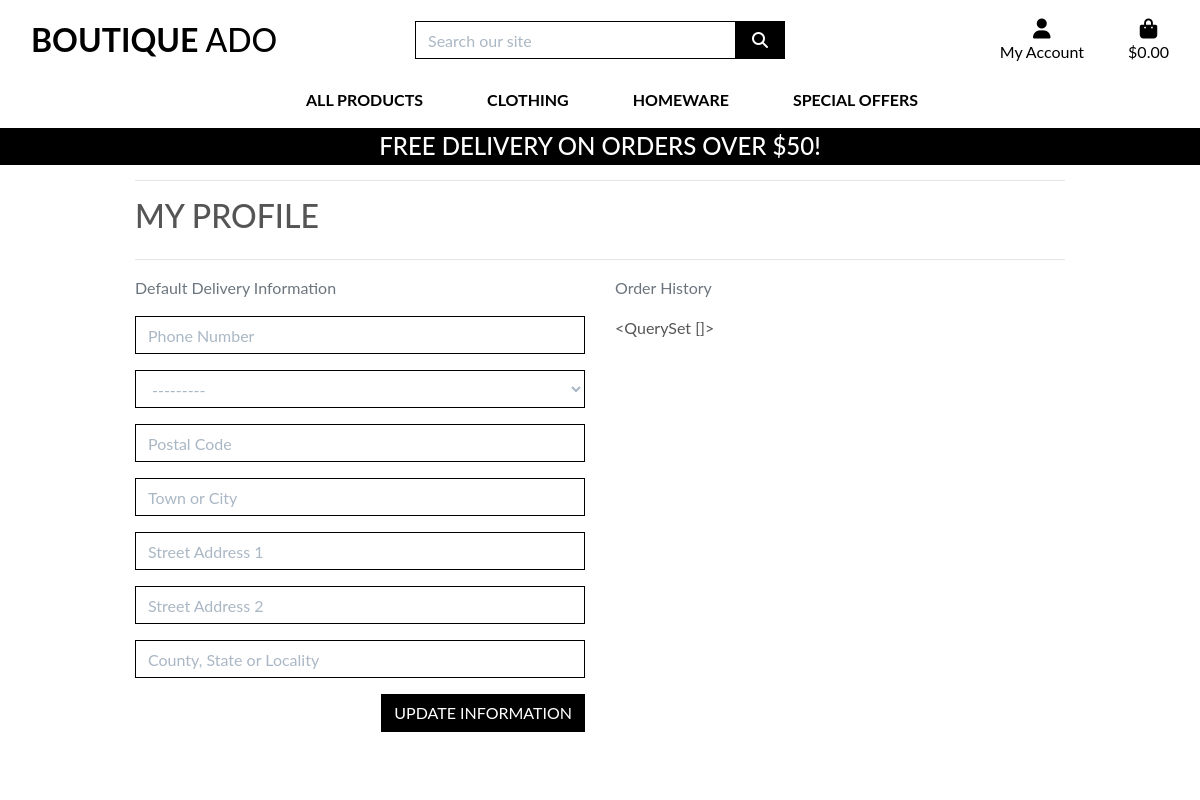
The page /profile/ (signed in) on the database as committed earlier.
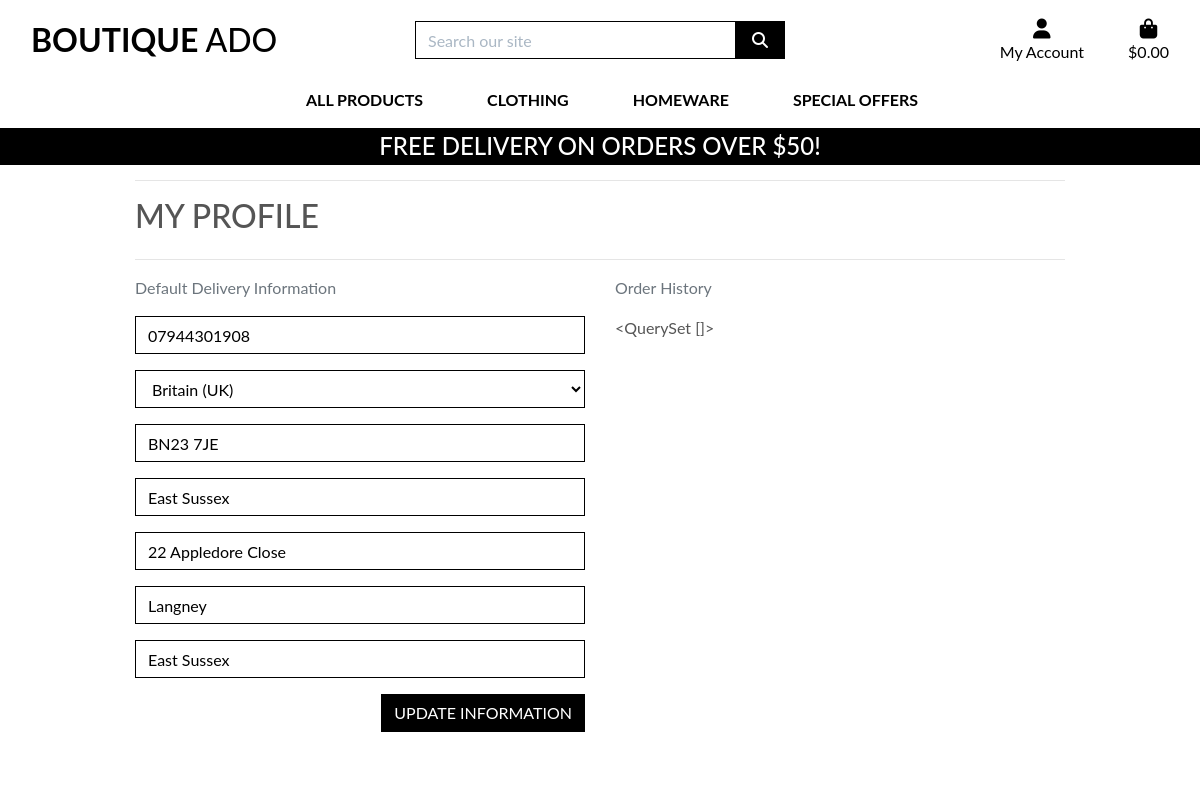
The same page on the database as committed later.
### profiles/models.py (models this page shows, shortened)
class UserProfile(models.Model):
    user = models.OneToOneField(User, on_delete=models.CASCADE)
    default_phone_number = models.CharField(max_length=20, null=True, blank=True)
    default_country = CountryField(blank_label='Country *', null=True, blank=True)
    default_postcode = models.CharField(max_length=20, null=True, blank=True)
    default_town_or_city = models.CharField(max_length=40, null=True, blank=True)
    default_street_address1 = models.CharField(max_length=80, null=True, blank=True)
    default_street_address2 = models.CharField(max_length=80, null=True, blank=True)
    default_county = models.CharField(max_length=80, null=True, blank=True)

### profiles/views.py (the view)
# urls.py: path('profile/', include('profiles.urls')),
def profile(request):
    profile = get_object_or_404(UserProfile, user=request.user)
    if request.method == 'POST':
        form = UserProfileForm(request.POST, instance=profile)
        if form.is_valid():
            form.save()
            messages.success(request, 'Profile updated successfully')
    form = UserProfileForm(instance=profile)
    orders = profile.orders.all()
    template = 'profiles/profile.html'
    context = {
        'form': form,
        'orders': orders,
        'on_profile_page': True
    }
    return render(request, template, context)

### profiles/forms.py
class UserProfileForm(forms.ModelForm):
    class Meta:
        model = UserProfile
        exclude = ('user',)
    def __init__(self, *args, **kwargs):
        super().__init__(*args, **kwargs)
        placeholders = {
            'default_phone_number': 'Phone Number',
            'default_postcode': 'Postal Code',
            'default_town_or_city': 'Town or City',
            'default_street_address1': 'Street Address 1',
            'default_street_address2': 'Street Address 2',
            'default_county': 'County, State or Locality',
        }
        self.fields['default_phone_number'].widget.attrs['autofocus'] = True
        for field in self.fields:
            if field != 'default_country':
                if self.fields[field].required:
                    placeholder = f'{placeholders[field]} *'
                else:
                    placeholder = placeholders[field]
                self.fields[field].widget.attrs['placeholder'] = placeholder
            self.fields[field].widget.attrs['class'] = 'border-black rounded-0 profile-form-input'
            self.fields[field].label = False

### bag/contexts.py (called while the page is built, shortened)
def bag_contents(request):
    bag_items = []
    total = 0
    product_count = 0
    bag = request.session.get('bag', {})
    if total < settings.FREE_DELIVERY_THRESHOLD:
        delivery = total * Decimal(settings.STANDARD_DELIVERY_PERCENTAGE / 100)
        free_delivery_delta = settings.FREE_DELIVERY_THRESHOLD - total
    else:
        delivery = 0
        free_delivery_delta = 0
    grand_total = delivery + total
    context = {
        'bag_items': bag_items,
        'total': total,
        'product_count': product_count,
        'delivery': delivery,
        'free_delivery_delta': free_delivery_delta,
        'free_delivery_threshold': settings.FREE_DELIVERY_THRESHOLD,
        'grand_total': grand_total,
    }
    return context

### profiles/templates/profiles/profile.html (shortened to what this page needs)
{% extends "base.html" %}
{% load static %}
{% block extra_css %}
    <link rel="stylesheet" href="{% static 'profiles/css/profile.css' %}">
{% endblock %}
{% block page_header %}
    <div class="container header-container">
    </div>
{% endblock %}
{% block content %}
    <div class="overlay"></div>
    <div class="container">
        <div class="row">
            <div class="col">
                <hr>
                <h2 class="logo-font mb-4">My Profile</h2>
                <hr>
            </div>
        </div>
        <div class="row">
            <div class="col-12 col-lg-6">
                <p class="text-muted">Default Delivery Information</p>
                <form class="mt-3" action="{% url 'profile' %}" method="POST" id="profile-update-form">
                    {{ form|crispy }}
                    <button class="btn btn-black rounded-0 text-uppercase float-right">Update Information</button>
                </form>
            </div>
            <div class="col-12 col-lg-6">
                <p class="text-muted">Order History</p>
                {{ orders }}
            </div>
        </div>
{% endblock %}

### templates/base.html (shortened to what this page needs)
{% load static %}
<!doctype html>
<html lang="en">
  <head>
    {% block corecss %}
        <link rel="stylesheet" href="https://stackpath.bootstrapcdn.com/bootstrap/4.4.1/css/bootstrap.min.css">
        <link rel="stylesheet" href="{% static 'css/base.css' %}">
    {% endblock %}
    {% block extra_css %}
    {% endblock %}
  </head>
  <body>
    <header class="container-fluid fixed-top">
        <div id="topnav" class="row bg-white pt-lg-2 d-none d-lg-flex">
            <div class="col-12 col-lg-4 my-auto py-1 py-lg-0 text-center text-lg-left">
                <a href="{% url 'home' %}" class="nav-link main-logo-link">
                    <h2 class="logo-font text-black my-0"><strong>Boutique</strong> Ado</h2>
                </a>
            </div>
            <div class="col-12 col-lg-4 my-auto py-1 py-lg-0">
                <form method="GET" action="{% url 'products' %}">
                    <div class="input-group w-100">
                        <input class="form-control border border-black rounded-0" type="text" name="q" placeholder="Search our site">
                        <div class="input-group-append">
                            <button class="form-control btn btn-black border border-black rounded-0" type="submit">
                                <span class="icon">
                                    <i class="fas fa-search"></i>
                                </span>
                            </button>
                        </div>
                    </div>
                </form>
            </div>
            <div class="col-12 col-lg-4 my-auto py-1 py-lg-0">
                <ul class="list-inline list-unstyled text-center text-lg-right my-0">
                    <li class="list-inline-item dropdown">
                        <a class="text-black nav-link" href="#" id="user-options" data-toggle="dropdown" aria-haspopup="true" aria-expanded="false">
                            <div class="text-center">
                                <div><i class="fas fa-user fa-lg"></i></div>
                                <p class="my-0">My Account</p>
                            </div>
                        </a>
                    </li>
                    <li class="list-inline-item">
                        <a class="{% if grand_total %}text-info font-weight-bold{% else %}text-black{% endif %} nav-link" href="{% url 'view_bag' %}">
                            <div class="text-center">
                                <div><i class="fas fa-shopping-bag fa-lg"></i></div>
                                <p class="my-0">
                                    {% if grand_total %}
                                        ${{ grand_total|floatformat:2 }}
                                    {% else %}
                                        $0.00
                                    {% endif %}
                                </p>
                            </div>
                        </a>
                    </li>
                </ul>
            </div>
        </div>
        <div class="row bg-white">
            <nav class="navbar navbar-expand-lg navbar-light w-100">
                {% include 'includes/main-nav.html' %}
            </nav>
        </div>
        <div id="delivery-banner" class="row text-center">
            <div class="col bg-black text-white">
                <h4 class="logo-font my-1">Free delivery on orders over ${{ free_delivery_threshold }}!</h4>
            </div>
        </div>
    </header>
    {% block page_header %}
    {% endblock %}
    {% block content %}
    {% endblock %}
  </body>
</html>

### templates/includes/main-nav.html (shortened to what this page needs)
<div class="collapse navbar-collapse" id="main-nav">
    <ul class="navbar-nav w-auto mx-auto">
        <li class="nav-item dropdown">
            <a class="logo-font font-weight-bold nav-link text-black mr-5" href="#" id="all-products-link" data-toggle="dropdown" aria-haspopup="true" aria-expanded="false">
                All Products
            </a>
        </li>
        <li class="nav-item dropdown">
            <a class="logo-font font-weight-bold nav-link text-black mr-5" href="#" id="clothing-link" data-toggle="dropdown" aria-haspopup="true" aria-expanded="false">
                Clothing
            </a>
        </li>
        <li class="nav-item dropdown">
            <a class="logo-font font-weight-bold nav-link text-black mr-5" href="#" id="homeware-link" data-toggle="dropdown" aria-haspopup="true" aria-expanded="false">
                Homeware
            </a>
        </li>
        <li class="nav-item dropdown">
            <a class="logo-font font-weight-bold nav-link text-black" href="#" id="specials-link" data-toggle="dropdown" aria-haspopup="true" aria-expanded="false">
                Special Offers
            </a>
        </li>
    </ul>
</div>

### static/css/base.css (style rules this page uses)
html { height: 100%; }
body { background: url('/media/homepage_background_cropped.jpg') no-repeat center center fixed; background-size: cover; height: calc(100vh - 164px); color: #555; font-family: 'Lato'; }
.icon { align-items: center; display: inline-flex; justify-content: center; height: 1.5rem; width: 1.5rem; }
.logo-font { text-transform: uppercase; }
.main-logo-link { width: fit-content; }
.btn-black { background: black; color: white; }
.text-black { color: #000 !important; }
.border-black { border: 1px solid black !important; }
.bg-black { background: #000 !important; }
.overlay { height: 100%; width: 100%; top: 0; left: 0; position: fixed; background: white; z-index: -1; }
input[name='q']::placeholder { color: #aab7c4; }
@media (min-width: 1200px) { .container { max-width: 80%; } }
@media (min-width: 992px) { .header-container { padding-top: 164px; } }

### profiles/static/profiles/css/profile.css (style rules this page uses)
#profile-update-form .form-control { color: #000; }
#profile-update-form input::placeholder { color: #aab7c4; }
#id_default_country, #id_default_country option:not(:first-child) { color: #000; }

Rows that differ between the two databases and show on the page:
changed UserProfile "<QuerySet []>": default_phone_number (not shown) → "07944301908"; default_country "---------" → "Britain (UK)"; default_postcode (not shown) → "BN23 7JE"; default_town_or_city (not shown) → "East Sussex"; default_street_address1 (not shown) → "22 Appledore Close"; default_street_address2 (not shown) → "Langney"; default_county (not shown) → "East Sussex"
